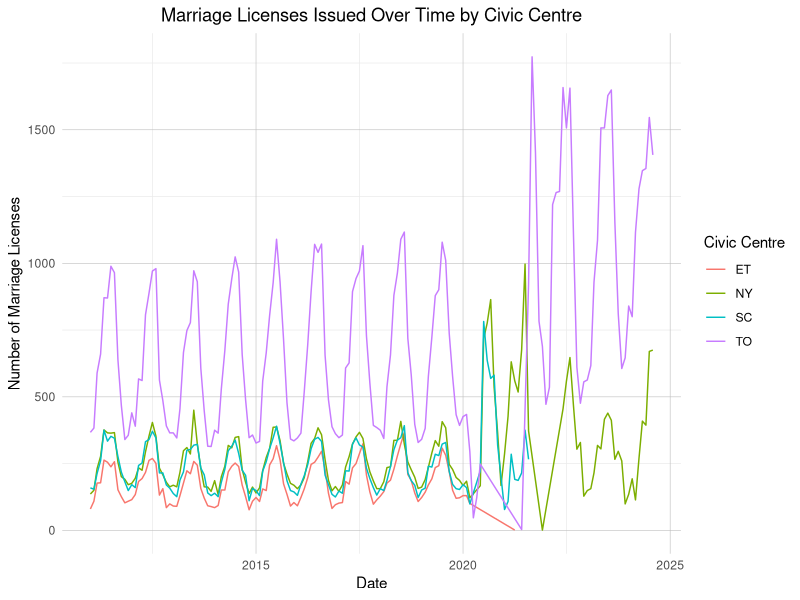

Write the R code that produced this figure.
## ---- chunk 1
#| include: false
#| warning: false
#| message: false

library(here)
library(readr)
library(dplyr)
library(ggplot2)
library(tidyverse)
library(palmerpenguins)

getwd()

# Read the cleaned dataset
cleaned_data <- read.csv(here("data", "analysis_data", "analysis_data.csv"))
## ---- chunk 2
#| label: fig-one
#| fig-cap: Toronto Marriage License Statistics
#| warning: false
#| echo: false
# Ensure that the DATE column is in proper date format
cleaned_data$DATE <- as.Date(cleaned_data$DATE)

# Plot the marriage licenses over time, grouped by civic center
ggplot(cleaned_data, aes(x = DATE, y = MARRIAGE_LICENSES, color = CIVIC_CENTRE)) +
  geom_line() + 
  labs(
    title = "Marriage Licenses Issued Over Time by Civic Centre",
    x = "Date",
    y = "Number of Marriage Licenses",
    color = "Civic Centre"
  ) +
  theme_minimal() +
  theme(
    legend.position = "right",
    plot.title = element_text(hjust = 0.5),
    panel.grid.major = element_line(size = 0.2, color = "gray")
  )
